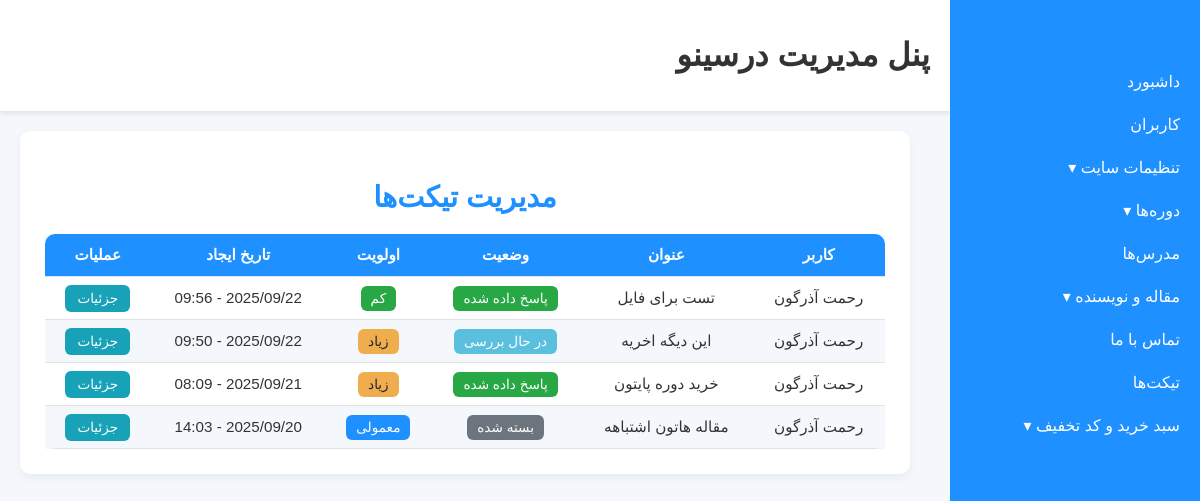
/admin_panel/tickets/ (signed in), run on the app's committed database.
### tickets_module/models.py (models this page shows, shortened)
class Ticket(models.Model):
    STATUS_OPEN = 'open'
    STATUS_PENDING = 'pending'
    STATUS_ANSWERED = 'answered'
    STATUS_CLOSED = 'closed'
    STATUS_CHOICES = [
        (STATUS_OPEN, 'باز'),
        (STATUS_PENDING, 'در حال بررسی'),
        (STATUS_ANSWERED, 'پاسخ داده شده'),
        (STATUS_CLOSED, 'بسته شده'),
    ]
    PRIORITY_LOW = 'low'
    PRIORITY_NORMAL = 'normal'
    PRIORITY_HIGH = 'high'
    PRIORITY_URGENT = 'urgent'
    PRIORITY_CHOICES = [
        (PRIORITY_LOW, 'کم'),
        (PRIORITY_NORMAL, 'معمولی'),
        (PRIORITY_HIGH, 'زیاد'),
        (PRIORITY_URGENT, 'فوری'),
    ]
    user = models.ForeignKey(User, on_delete=models.CASCADE, related_name='tickets', verbose_name='کاربر')
    subject = models.CharField(max_length=255, verbose_name='عنوان')
    message = models.TextField(verbose_name=' متن تیکت ')
    status = models.CharField(max_length=20, choices=STATUS_CHOICES, default=STATUS_OPEN, verbose_name='وضعیت')
    priority = models.CharField(max_length=10, choices=PRIORITY_CHOICES, default=PRIORITY_NORMAL, verbose_name='اولویت')
    is_read_by_staff = models.BooleanField(default=False, verbose_name='خوانده شده توسط ادمین')
    is_read_by_user = models.BooleanField(default=True, verbose_name='خوانده شده توسط کاربر')
    created_at = models.DateTimeField(auto_now_add=True, verbose_name='ساخته شده در')
    updated_at = models.DateTimeField(auto_now=True, verbose_name='به روزرسانی شده در')
    class Meta:
        verbose_name = 'تیکت'
        verbose_name_plural = 'تیکت‌ها'
        ordering = ['-updated_at', '-created_at']

### account_module/models.py (models this page shows, shortened)
class User(AbstractUser):
    image = models.ImageField(upload_to="images/profile", default="images/profile/Profile.png" ,verbose_name='تصویر پروفایل', null=True , blank=True)
    phone_number = models.CharField(max_length=200 , verbose_name='شماره تماس', null=True, blank=True)
    groups = models.ManyToManyField(
        'auth.Group',
        related_name="account_users",
        blank=True
    )
    user_permissions = models.ManyToManyField(
        'auth.Permission',
        related_name = "account_users_permissions",
        blank=True
    )
    class Meta:
        verbose_name = 'کاربر'
        verbose_name_plural = 'کاربران'

### admin_panel/views.py (the view)
class TicketListView(StaffRequiredMixin, ListView):
    model = Ticket
    template_name = 'admin_panel/tickets/ticket_list.html'
    context_object_name = 'tickets'
    ordering = ['-created_at']

### admin_panel/views.py (called while the page is built)
    def test_func(self):
        return self.request.user.is_staff

### context_processors/context_processors.py (called while the page is built)
def site_footer(request):
    site_setting = SiteSetting.objects.filter(is_main_setting=True).first()
    footer_link_boxes = FooterLinkBox.objects.prefetch_related('links').all()
    return{'footer_link_boxes':footer_link_boxes, 'setting':site_setting }

### admin_panel/templates/admin_panel/tickets/ticket_list.html
{% extends "admin_panel/admin_panel_base.html" %}
{% block content %}
<div class="table-wrapper">
    <h2 class="page-title">مدیریت تیکت‌ها</h2>
    <div class="table-container">
        <table class="custom-table">
            <thead>
                <tr>
                    <th>کاربر</th>
                    <th>عنوان</th>
                    <th>وضعیت</th>
                    <th>اولویت</th>
                    <th>تاریخ ایجاد</th>
                    <th>عملیات</th>
                </tr>
            </thead>
            <tbody>
                {% for ticket in tickets %}
                <tr>
                    <td>{{ ticket.user.get_full_name|default:ticket.user.username }}</td>
                    <td>{{ ticket.subject }}</td>
                    <td>
                        <span class="badge
                            {% if ticket.status == 'open' %}badge-warning
                            {% elif ticket.status == 'pending' %}badge-info
                            {% elif ticket.status == 'answered' %}badge-success
                            {% else %}badge-secondary{% endif %}">
                            {{ ticket.get_status_display }}
                        </span>
                    </td>
                    <td>
                        <span class="badge
                            {% if ticket.priority == 'low' %}badge-success
                            {% elif ticket.priority == 'normal' %}badge-primary
                            {% elif ticket.priority == 'high' %}badge-warning
                            {% else %}badge-danger{% endif %}">
                            {{ ticket.get_priority_display }}
                        </span>
                    </td>
                    <td>{{ ticket.created_at|date:"Y/m/d - H:i" }}</td>
                    <td>
                        <a href="{% url 'admin_panel:ticket_detail' ticket.id %}" class="btn-view">جزئیات</a>
                    </td>
                </tr>
                {% empty %}
                <tr>
                    <td colspan="6" class="text-center text-muted">هیچ تیکتی وجود ندارد</td>
                </tr>
                {% endfor %}
            </tbody>
        </table>
    </div>
</div>
{% endblock %}

### static/css/admin_panel.css (style rules this page uses)
body { font-family: 'Vazir', sans-serif; margin: 0; padding: 0; background-color: #f4f7fc; color: #333; }
.page-title { font-size: 1.6rem; margin-bottom: 20px; }
.table-container { overflow-x: auto; }
.custom-table { width: 100%; border-collapse: collapse; background-color: #fff; box-shadow: 0 2px 8px rgba(0,0,0,0.1); border-radius: 10px; overflow: hidden; }
.custom-table th, .custom-table td { padding: 12px 15px; text-align: center; border-bottom: 1px solid #ddd; }
.custom-table th { background-color: #1E90FF; color: #fff; font-weight: bold; }
.custom-table tr:nth-child(even) { background-color: #f4f7fc; }
.page-title { font-size: 1.6rem; font-weight: bold; margin-bottom: 20px; text-align: center; color: #1E90FF; }
.table-wrapper { margin: 30px auto; max-width: 1000px; }
.page-title { font-size: 1.6rem; font-weight: bold; color: #1E90FF; }
.custom-table { width: 100%; border-collapse: collapse; background-color: #fff; box-shadow: 0 2px 12px rgba(0,0,0,0.1); border-radius: 10px; overflow: hidden; }
.table-wrapper { margin: 30px auto; max-width: 900px; }
.page-title { font-size: 1.5rem; font-weight: bold; margin-bottom: 20px; text-align: center; color: #1E90FF; }
.page-title { font-size: 1.5rem; font-weight: bold; color: #1E90FF; text-align: center; }
.custom-table { width: 100%; border-collapse: collapse; background-color: #fff; border-radius: 10px; overflow: hidden; box-shadow: 0 2px 12px rgba(0,0,0,0.1); }
.btn-view { padding: 6px 12px; background-color: #1E90FF; color: #fff; border-radius: 5px; text-decoration: none; font-size: 0.85rem; }
.table-wrapper { max-width: 1000px; margin: 30px auto; padding: 20px; background-color: #fff; border-radius: 12px; box-shadow: 0 4px 15px rgba(0,0,0,0.08); }
.page-title { text-align: center; font-size: 1.5rem; color: #1E90FF; margin-bottom: 20px; }
.custom-table { width: 100%; border-collapse: collapse; }
.custom-table th, .custom-table td { padding: 12px 15px; text-align: center; border-bottom: 1px solid #eee; }
.badge-warning { background-color: #f0ad4e; color: #212529; padding: 5px 10px; border-radius: 5px; }
.badge-info { background-color: #5bc0de; color: #fff; padding: 5px 10px; border-radius: 5px; }
.badge-success { background-color: #28a745; color: #fff; padding: 5px 10px; border-radius: 5px; }
.badge-secondary { background-color: #6c757d; color: #fff; padding: 5px 10px; border-radius: 5px; }
.badge-primary { background-color: #1E90FF; color: #fff; padding: 5px 10px; border-radius: 5px; }
.page-title { color: #1E90FF; text-align: center; margin-bottom: 20px; }
.badge-success { background-color: #28a745; color: #fff; padding: 4px 8px; border-radius: 5px; }
.badge-warning { background-color: #f0ad4e; color: #212529; padding: 4px 8px; border-radius: 5px; }
.badge-info { background-color: #5bc0de; color: #fff; padding: 4px 8px; border-radius: 5px; }
.badge-primary { background-color: #1E90FF; color: #fff; padding: 4px 8px; border-radius: 5px; }
.badge-secondary { background-color: #6c757d; color: #fff; padding: 4px 8px; border-radius: 5px; }
.page-title { margin-bottom: 25px; }
.table-wrapper { background-color: #fff; padding: 25px; border-radius: 10px; box-shadow: 0 4px 8px rgba(0,0,0,0.05); max-width: 1000px; margin: 0 auto 40px auto; }
.custom-table { width: 100%; border-collapse: collapse; font-size: 0.95rem; }
.custom-table th, .custom-table td { padding: 12px 15px; border-bottom: 1px solid #dee2e6; text-align: center; }
.custom-table thead { background-color: #f8f9fa; font-weight: 600; }
.btn-view { background-color: #17a2b8; color: #fff; padding: 6px 12px; border-radius: 6px; text-decoration: none; font-size: 0.85rem; }
.page-title { font-size: 1.6rem; font-weight: 600; }
.table-container { overflow-x: auto; margin-top: 15px; }
.badge { font-size: 0.85rem; padding: 5px 10px; border-radius: 6px; }
.page-title { font-size: 1.8rem; margin-bottom: 20px; font-weight: 600; }

### data on the page
Ticket: user.get_full_name "رحمت آذرگون", subject "تست برای فایل", status "پاسخ داده شده", priority "کم", created_at "2025/09/22 - 09:56"
Ticket: user.get_full_name "رحمت آذرگون", subject "این دیگه اخریه", status "در حال بررسی", priority "زیاد", created_at "2025/09/22 - 09:50"
Ticket: user.get_full_name "رحمت آذرگون", subject "خرید دوره پایتون", status "پاسخ داده شده", priority "زیاد", created_at "2025/09/21 - 08:09"
Ticket: user.get_full_name "رحمت آذرگون", subject "مقاله هاتون اشتباهه", status "بسته شده", priority "معمولی", created_at "2025/09/20 - 14:03"
